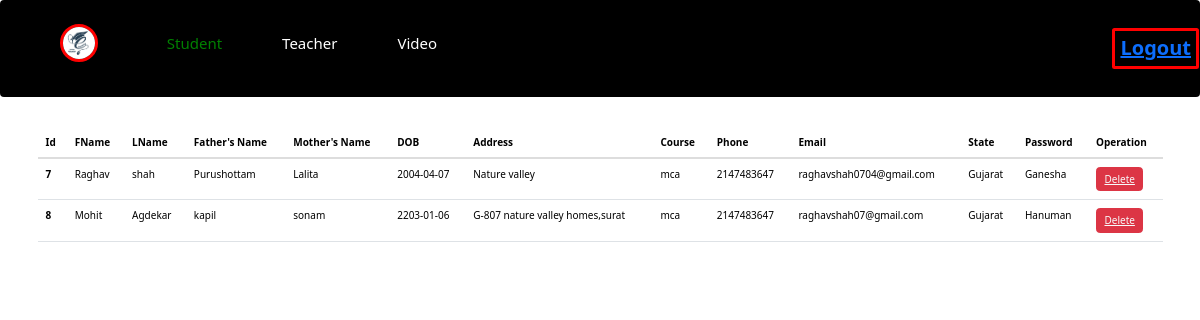
Screenshot of /adminback.php with the database file from the repository.
### tables this page shows
CREATE TABLE `stud` (
  `id` int(11) NOT NULL,
  `fname` varchar(20) NOT NULL,
  `lname` varchar(20) NOT NULL,
  `fatname` varchar(20) NOT NULL,
  `motname` varchar(20) NOT NULL,
  `DOB` date NOT NULL,
  `Address` varchar(50) NOT NULL,
  `Course` varchar(20) NOT NULL,
  `Phone` int(10) NOT NULL,
  `email` varchar(30) NOT NULL,
  `state` varchar(20) NOT NULL,
  `password` varchar(20) NOT NULL
);

### adminback.php (the view, shortened to what this page needs)
<?php
include 'config.php';
?>
<!DOCTYPE html>
<html lang="en">
<head>
    <link rel="stylesheet" href="css/style.css">
    <link rel="stylesheet" href="css/bootstrap.min.css">
    <link href="https://cdn.jsdelivr.net/npm/bootstrap@5.3.1/dist/css/bootstrap.min.css" rel="stylesheet">
</head>
<body>
<nav class="navbar">
        <ul class="nav-list">
            <div class="logo"><img src="images/edu.jpg" alt="logo"></div>
            <li><a href="adminback.php" class="active" style="color:green; font-size:15px">Student</a></li>
            <li><a href="teacher.php"  style=" font-size:15px">Teacher</a></li>
            <li><a href="video.php"  style=" font-size:15px">Video</a></li>
        </ul>
        <div class="rightnav">
            <button class="btn btn-sm" style="border: 3px solid red; font-size:20px"><b><a href="logout.php">Logout</a></b></button>
        </div>
        </nav>
<div class="container my-5">
<table class="table">
  <thead>
    <tr>
      <th scope="col">Id</th>
      <th scope="col">FName</th>
      <th scope="col">LName</th>
      <th scope="col">Father's Name</th>
      <th scope="col">Mother's Name</th>
      <th scope="col">DOB</th>
      <th scope="col">Address</th>
      <th scope="col">Course</th>
      <th scope="col">Phone</th>
      <th scope="col">Email</th>
      <th scope="col">State</th>
      <th scope="col">Password</th>
      <th scope="col">Operation</th>
    </tr>
  </thead>
 <tbody>
    <?php
        $sql = "select * from stud";
        $result = mysqli_query($conn,$sql);
        if($result)
        {
            while($row = mysqli_fetch_assoc($result))
            {
                $id = $row['id'];
                $fname = $row['fname'];
                $lname = $row['lname'];
                $fatname = $row['fatname'];
                $motname = $row['motname'];
                $DOB = $row['DOB'];
                $Address = $row['Address'];
                $Course = $row['Course'];
                $Phone = $row['Phone'];
                $email = $row['email'];
                $state = $row['state'];
                $password = $row['password'];
                echo ' <tr>
                <th scope="row">'.$id.'</th>
                <td>'.$fname.'</td>
                <td>'.$lname.'</td>
                <td>'.$fatname.'</td>
                <td>'.$motname.'</td>
                <td>'.$DOB.'</td>
                <td>'.$Address.'</td>
                <td>'.$Course.'</td>
                <td>'.$Phone.'</td>
                <td>'.$email.'</td>
                <td>'.$state.'</td>
                <td>'.$password.'</td>
                <td>
                <button class="btn btn-danger" type="GET"><a href="delete.php?deleteid='.$id.' " class="text-light">Delete</a></button>
                </td>
                </tr>';
            }
        }
    ?>
  </tbody>
</table>
</div>
</body>
</html>

### css/style.css (style rules this page uses)
* { margin: 0; padding: 0; }
body { height: 100vh; }
.logo { width: 20%; display: flex; justify-content: center; align-items: center; }
.logo img { width: 33%; border-radius: 50px; border: 3px solid red; }
.navbar { display: flex; background-color: black; align-items: center; justify-content: center; }
.nav-list { width: 50%; display: flex; align-items: center; }
.nav-list li { list-style: none; padding: 26px 30px; }
.nav-list li a { text-decoration: none; color: white; }
.rightnav { width: 50%; text-align: right; }

### rows the page displays
stud: id "7", fname "Raghav", lname "shah", fatname "Purushottam", motname "Lalita", DOB "2004-04-07", Address "Nature valley", Course "mca", Phone "2147483647", email "raghavshah0704@gmail.com", state "Gujarat", password "Ganesha"
stud: id "8", fname "Mohit", lname "Agdekar", fatname "kapil", motname "sonam", DOB "2203-01-06", Address "G-807 nature valley homes,surat", Course "mca", Phone "2147483647", email "raghavshah07@gmail.com", state "Gujarat", password "Hanuman"
